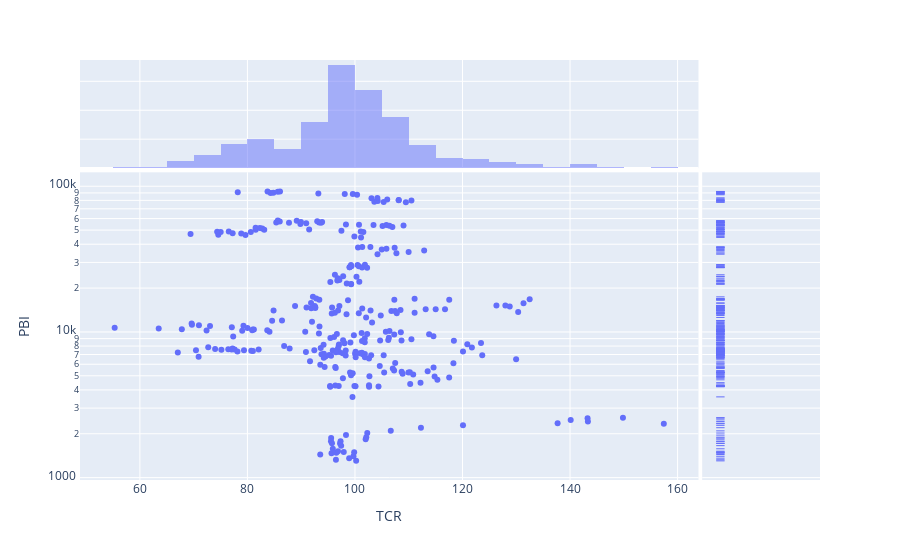

Write notebook code for a chart like this one.
### Code cell
fig = px.scatter(final, x="TCR", y="PBI", marginal_x="histogram", marginal_y="rug",hover_name='Country Name',log_y=True)
fig.show()

### Figure 1 — Plotly figure (JSON) as saved in the notebook; plotly's stock layout.template omitted (floating-point values rounded to 4 significant figures; data arrays with more than 128 entries replaced by an {"elided": "..."} marker saying what was removed)
{"data": [{"hovertemplate": "<b>%{hovertext}</b><br><br>TCR=%{x}<br>PBI=%{y}<extra></extra>", "hovertext": {"elided": "300 str values"}, "legendgroup": "", "marker": {"color": "#636efa", "symbol": "circle"}, "mode": "markers", "name": "", "orientation": "v", "showlegend": false, "type": "scatter", "x": {"elided": "300 float values"}, "xaxis": "x", "y": {"elided": "300 float values"}, "yaxis": "y"}, {"alignmentgroup": "True", "bingroup": "x", "hovertemplate": "TCR=%{x}<br>count=%{y}<extra></extra>", "legendgroup": "", "marker": {"color": "#636efa"}, "name": "", "offsetgroup": "", "opacity": 0.5, "showlegend": false, "type": "histogram", "x": {"elided": "300 float values"}, "xaxis": "x3", "yaxis": "y3"}, {"alignmentgroup": "True", "boxpoints": "all", "fillcolor": "rgba(255,255,255,0)", "hoveron": "points", "hovertemplate": "<b>%{hovertext}</b><br><br>PBI=%{y}<extra></extra>", "hovertext": {"elided": "300 str values"}, "jitter": 0, "legendgroup": "", "line": {"color": "rgba(255,255,255,0)"}, "marker": {"color": "#636efa", "symbol": "line-ew-open"}, "name": "", "offsetgroup": "", "showlegend": false, "type": "box", "xaxis": "x2", "y": {"elided": "300 float values"}, "yaxis": "y2"}], "layout": {"barmode": "overlay", "legend": {"tracegroupgap": 0}, "margin": {"t": 60}, "xaxis": {"anchor": "y", "domain": [0, 0.8358], "title": {"text": "TCR"}}, "xaxis2": {"anchor": "y2", "domain": [0.8408, 1], "matches": "x2", "showgrid": false, "showline": false, "showticklabels": false, "ticks": ""}, "xaxis3": {"anchor": "y3", "domain": [0, 0.8358], "matches": "x", "showgrid": true, "showticklabels": false}, "xaxis4": {"anchor": "y4", "domain": [0.8408, 1], "matches": "x2", "showgrid": false, "showline": false, "showticklabels": false, "ticks": ""}, "yaxis": {"anchor": "x", "domain": [0, 0.7326], "title": {"text": "PBI"}, "type": "log"}, "yaxis2": {"anchor": "x2", "domain": [0, 0.7326], "matches": "y", "showgrid": true, "showticklabels": false, "type": "log"}, "yaxis3": {"anchor": "x3", "domain": [0.7426, 1], "matches": "y3", "showgrid": true, "showline": false, "showticklabels": false, "ticks": ""}, "yaxis4": {"anchor": "x4", "domain": [0.7426, 1], "matches": "y3", "showgrid": true, "showline": false, "showticklabels": false, "ticks": ""}}}
